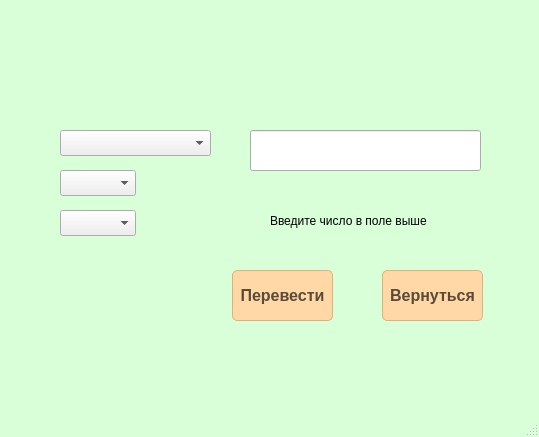
<?xml version="1.0" encoding="UTF-8"?>
<ui version="4.0">
 <class>Converter</class>
 <widget class="QMainWindow" name="Converter">
  <property name="geometry">
   <rect>
    <x>0</x>
    <y>0</y>
    <width>539</width>
    <height>437</height>
   </rect>
  </property>
  <property name="windowTitle">
   <string>Converter</string>
  </property>
  <property name="styleSheet">
   <string notr="true">QMainWindow {
    background-color: rgb(216, 255, 216);  /* Бледно-зелёный фон */
}

QPushButton {
    background-color: #FFD8A6;            /* Бледно-оранжевый */
    color: #5A4A3A;                      /* Тёмно-бежевый текст */
    border: 1px solid #E0B080;           /* Граница оранжевого оттенка */
    border-radius: 5px;
    font-size: 16px;
    min-width: 40px;
    min-height: 40px;
    font-weight: 500;                    /* Полужирный текст */
}

QPushButton:hover {
    background-color: #FFC080;           /* Более насыщенный оранжевый */
    border: 1px solid #D0A070;
}

QPushButton:pressed {
    background-color: #FFB366;           /* Ещё более тёмный оранжевый */
    border: 1px solid #C09060;
}</string>
  </property>
  <widget class="QWidget" name="centralwidget">
   <widget class="QComboBox" name="conversionType">
    <property name="geometry">
     <rect>
      <x>60</x>
      <y>130</y>
      <width>151</width>
      <height>26</height>
     </rect>
    </property>
   </widget>
   <widget class="QComboBox" name="fromUnit">
    <property name="geometry">
     <rect>
      <x>60</x>
      <y>170</y>
      <width>76</width>
      <height>26</height>
     </rect>
    </property>
   </widget>
   <widget class="QComboBox" name="toUnit">
    <property name="geometry">
     <rect>
      <x>60</x>
      <y>210</y>
      <width>76</width>
      <height>26</height>
     </rect>
    </property>
   </widget>
   <widget class="QLabel" name="resultValue">
    <property name="geometry">
     <rect>
      <x>270</x>
      <y>190</y>
      <width>201</width>
      <height>61</height>
     </rect>
    </property>
    <property name="text">
     <string>Введите число в поле выше</string>
    </property>
   </widget>
   <widget class="QPushButton" name="convertButton">
    <property name="geometry">
     <rect>
      <x>232</x>
      <y>270</y>
      <width>101</width>
      <height>51</height>
     </rect>
    </property>
    <property name="text">
     <string>Перевести</string>
    </property>
   </widget>
   <widget class="QPushButton" name="returnButton">
    <property name="geometry">
     <rect>
      <x>382</x>
      <y>270</y>
      <width>101</width>
      <height>51</height>
     </rect>
    </property>
    <property name="text">
     <string>Вернуться</string>
    </property>
   </widget>
   <widget class="QLineEdit" name="inputValue">
    <property name="geometry">
     <rect>
      <x>250</x>
      <y>130</y>
      <width>231</width>
      <height>41</height>
     </rect>
    </property>
    <property name="styleSheet">
     <string notr="true"/>
    </property>
   </widget>
  </widget>
  <widget class="QMenuBar" name="menubar">
   <property name="geometry">
    <rect>
     <x>0</x>
     <y>0</y>
     <width>539</width>
     <height>26</height>
    </rect>
   </property>
  </widget>
  <widget class="QStatusBar" name="statusbar"/>
 </widget>
 <resources/>
 <connections/>
</ui>
